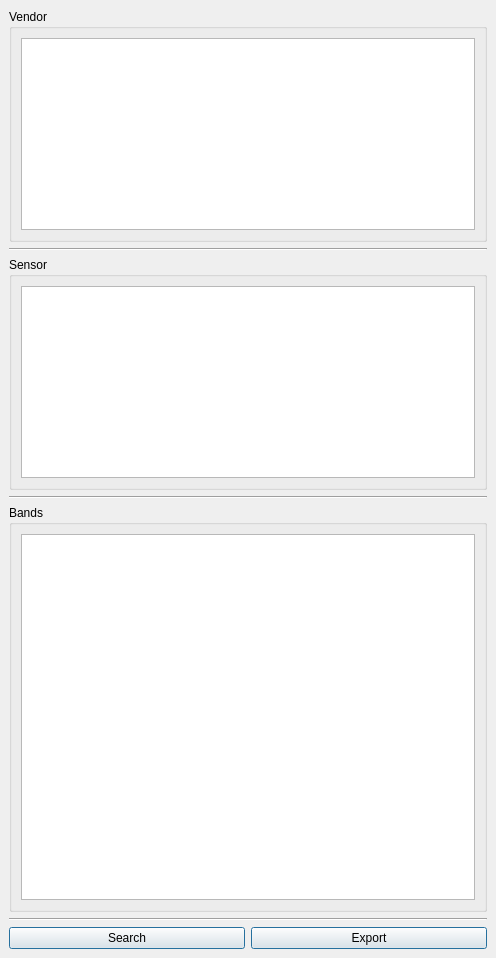
<?xml version="1.0" encoding="UTF-8"?>
<ui version="4.0">
 <class>DockWidget</class>
 <widget class="QDockWidget" name="DockWidget">
  <property name="geometry">
   <rect>
    <x>0</x>
    <y>0</y>
    <width>496</width>
    <height>958</height>
   </rect>
  </property>
  <property name="sizePolicy">
   <sizepolicy hsizetype="Expanding" vsizetype="Expanding">
    <horstretch>0</horstretch>
    <verstretch>0</verstretch>
   </sizepolicy>
  </property>
  <property name="windowTitle">
   <string>DGX Catalog</string>
  </property>
  <widget class="QWidget" name="dockWidgetContents">
   <property name="sizePolicy">
    <sizepolicy hsizetype="Expanding" vsizetype="Preferred">
     <horstretch>0</horstretch>
     <verstretch>0</verstretch>
    </sizepolicy>
   </property>
   <layout class="QGridLayout" name="gridLayout">
    <item row="0" column="0">
     <layout class="QVBoxLayout" name="verticalLayout">
      <property name="sizeConstraint">
       <enum>QLayout::SetNoConstraint</enum>
      </property>
      <item>
       <widget class="QGroupBox" name="vendor_group_box">
        <property name="sizePolicy">
         <sizepolicy hsizetype="Expanding" vsizetype="Preferred">
          <horstretch>0</horstretch>
          <verstretch>0</verstretch>
         </sizepolicy>
        </property>
        <property name="minimumSize">
         <size>
          <width>0</width>
          <height>0</height>
         </size>
        </property>
        <property name="sizeIncrement">
         <size>
          <width>1</width>
          <height>1</height>
         </size>
        </property>
        <property name="title">
         <string>Vendor</string>
        </property>
        <layout class="QGridLayout" name="gridLayout_2">
         <item row="0" column="0">
          <widget class="QListView" name="vendor_list_view">
           <property name="sizePolicy">
            <sizepolicy hsizetype="Expanding" vsizetype="Preferred">
             <horstretch>0</horstretch>
             <verstretch>0</verstretch>
            </sizepolicy>
           </property>
          </widget>
         </item>
        </layout>
       </widget>
      </item>
      <item>
       <widget class="Line" name="line">
        <property name="sizePolicy">
         <sizepolicy hsizetype="Expanding" vsizetype="Fixed">
          <horstretch>0</horstretch>
          <verstretch>0</verstretch>
         </sizepolicy>
        </property>
        <property name="orientation">
         <enum>Qt::Horizontal</enum>
        </property>
       </widget>
      </item>
      <item>
       <widget class="QGroupBox" name="sensor_group_box">
        <property name="sizePolicy">
         <sizepolicy hsizetype="Expanding" vsizetype="Preferred">
          <horstretch>0</horstretch>
          <verstretch>0</verstretch>
         </sizepolicy>
        </property>
        <property name="minimumSize">
         <size>
          <width>0</width>
          <height>0</height>
         </size>
        </property>
        <property name="title">
         <string>Sensor</string>
        </property>
        <layout class="QGridLayout" name="gridLayout_3">
         <item row="0" column="0">
          <widget class="QListView" name="sensor_list_view">
           <property name="sizePolicy">
            <sizepolicy hsizetype="Expanding" vsizetype="Preferred">
             <horstretch>0</horstretch>
             <verstretch>0</verstretch>
            </sizepolicy>
           </property>
          </widget>
         </item>
        </layout>
       </widget>
      </item>
      <item>
       <widget class="Line" name="line_2">
        <property name="sizePolicy">
         <sizepolicy hsizetype="Expanding" vsizetype="Fixed">
          <horstretch>0</horstretch>
          <verstretch>0</verstretch>
         </sizepolicy>
        </property>
        <property name="orientation">
         <enum>Qt::Horizontal</enum>
        </property>
       </widget>
      </item>
      <item>
       <widget class="QGroupBox" name="band_group_box">
        <property name="sizePolicy">
         <sizepolicy hsizetype="Expanding" vsizetype="Expanding">
          <horstretch>0</horstretch>
          <verstretch>0</verstretch>
         </sizepolicy>
        </property>
        <property name="title">
         <string>Bands</string>
        </property>
        <layout class="QGridLayout" name="gridLayout_4">
         <item row="0" column="0">
          <widget class="QListView" name="band_list_view">
           <property name="sizePolicy">
            <sizepolicy hsizetype="Expanding" vsizetype="Expanding">
             <horstretch>0</horstretch>
             <verstretch>0</verstretch>
            </sizepolicy>
           </property>
          </widget>
         </item>
        </layout>
       </widget>
      </item>
      <item>
       <widget class="Line" name="line_3">
        <property name="orientation">
         <enum>Qt::Horizontal</enum>
        </property>
       </widget>
      </item>
      <item>
       <layout class="QHBoxLayout" name="button_layout">
        <item>
         <widget class="QPushButton" name="search_button">
          <property name="text">
           <string>Search</string>
          </property>
          <property name="default">
           <bool>true</bool>
          </property>
         </widget>
        </item>
        <item>
         <widget class="QPushButton" name="export_button">
          <property name="text">
           <string>Export</string>
          </property>
          <property name="default">
           <bool>true</bool>
          </property>
         </widget>
        </item>
       </layout>
      </item>
     </layout>
    </item>
   </layout>
  </widget>
 </widget>
 <resources/>
 <connections/>
</ui>
